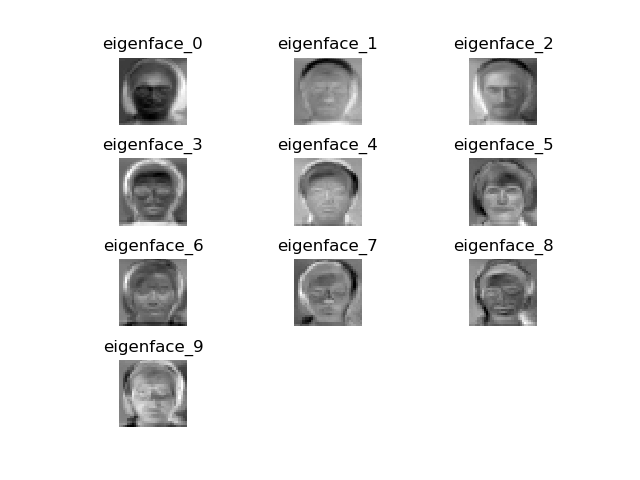
#> input picture computer_vision/PS6_export/ps06/ps6-1-b-1.png, 640 x 480 px, given as the content of the folder input_images/Yalefaces, which was not available
$ python experiment.py
#> lines starting #> are read from the running program, lines starting #| are printed output that depends on the picture; pictures that were not available may be replaced by others from this repository, and a replacement may not be noted
### computer_vision/PS6_export/ps06/ps6.py
"""Problem Set 6: PCA, Boosting, Haar Features, Viola-Jones."""
import numpy as np
import cv2
import os
from helper_classes import WeakClassifier, VJ_Classifier

# def show_image(img):
#     cv2.imshow('temp',img)
#     cv2.waitKey(0)

# assignment code
def load_images(folder, size=(32, 32)):
    """Load images to workspace.

    Args:
        folder (String): path to folder with images.
        size   (tuple): new image sizes

    Returns:
        tuple: two-element tuple containing:
            X (numpy.array): data matrix of flatten images
                             (row:observations, col:features) (float).
            y (numpy.array): 1D array of digit_locations (int).
    """
    regex = r"[0-9]+$"
    images_files = [f for f in os.listdir(folder) if f.endswith(".png")]
    array_of_labels = np.empty(len(images_files))
    flattened_imgs = np.empty(len(images_files))
    X = []
    for i in range(0,len(images_files)):
        image_name = images_files[i]
        img = cv2.imread(os.path.join(folder, image_name))
        grayed = cv2.cvtColor(img, cv2.COLOR_BGR2GRAY)
        img_small = cv2.resize(grayed, tuple(size))

        X.append(img_small.flatten())
        prefix_name = str(image_name.split('.')[0])
        found_label = prefix_name[-2:]
        array_of_labels[i] = str(int(found_label))

    flattened_imgs = np.asarray(X)
    return flattened_imgs, array_of_labels

def split_dataset(X, y, p):
    """Split dataset into training and test sets.

    Let M be the number of images in X, select N random images that will
    compose the training data (see np.random.permutation). The images that
    were not selected (M - N) will be part of the test data. Record the digit_locations
    accordingly.

    Args:
        X (numpy.array): 2D dataset.
        y (numpy.array): 1D array of digit_locations (int).
        p (float): Decimal value that determines the percentage of the data
                   that will be the training data.

    Returns:
        tuple: Four-element tuple containing:
            Xtrain (numpy.array): Training data 2D array.
            ytrain (numpy.array): Training data digit_locations.
            Xtest (numpy.array): Test data test 2D array.
            ytest (numpy.array): Test data digit_locations.
    """

    num_of_images = len(X)
    random_indices = np.random.permutation(num_of_images)
    ytrain = y[random_indices[:int(p*X.shape[0])]]
    Xtrain = X[random_indices[:int(p*X.shape[0])],:]
    ytest = y[random_indices[int(p*X.shape[0]):]]
    Xtest = X[random_indices[int(p*X.shape[0]):], :]
    return Xtrain, ytrain, Xtest, ytest

def get_mean_face(x):
    """Return the mean face.

    Calculate the mean for each column.

    Args:
        x (numpy.array): array of flattened images.

    Returns:
        numpy.array: Mean face.
    """

    return np.mean(x, axis=0)

def pca(X, k):
    """PCA Reduction method.

    Return the top k eigenvectors and eigenvalues using the covariance array
    obtained from X.


    Args:
        X (numpy.array): 2D data array of flatten images (row:observations,
                         col:features) (float).
        k (int): new dimension space

    Returns:
        tuple: two-element tuple containing
            eigenvectors (numpy.array): 2D array with the top k eigenvectors.
            eigenvalues (numpy.array): array with the top k eigenvalues.
    """

    mean_face = get_mean_face(X)
    x_minus_mean = np.subtract(X, mean_face)
    summation = np.dot(x_minus_mean.T, x_minus_mean)
    eigenvalues, eigenvectors = np.linalg.eigh(summation)
    sorted_eigenvalue_indices = np.argsort(eigenvalues)[::-1][0:k]
    list_to_array = []
    for index in sorted_eigenvalue_indices:
        list_to_array.append(eigenvalues[index])
    sorted_eigenvalue = np.asarray(list_to_array)
    sorted_eigenvectors = eigenvectors[:,sorted_eigenvalue_indices]
    return sorted_eigenvectors, sorted_eigenvalue


class Boosting:
    """Boosting classifier.

    Args:
        X (numpy.array): Data array of flattened images
                         (row:observations, col:features) (float).
        y (numpy.array): Labels array of shape (observations, ).
        num_iterations (int): number of iterations
                              (ie number of weak classifiers).

    Attributes:
        Xtrain (numpy.array): Array of flattened images (float32).
        ytrain (numpy.array): Labels array (float32).
        num_iterations (int): Number of iterations for the boosting loop.
        weakClassifiers (list): List of weak classifiers appended in each
                               iteration.
        alphas (list): List of alpha values, one for each classifier.
        num_obs (int): Number of observations.
        weights (numpy.array): Array of normalized weights, one for each
                               observation.
        eps (float): Error threshold value to indicate whether to update
                     the current weights or stop training.
    """

    # [65 lines left out: functions __init__, train, evaluate, predict, not called in this run]


class HaarFeature:
    """Haar-like features.

    Args:
        feat_type (tuple): Feature type {(2, 1), (1, 2), (3, 1), (2, 2)}.
        position (tuple): (row, col) position of the feature's top left corner.
        size (tuple): Feature's (height, width)

    Attributes:
        feat_type (tuple): Feature type.
        position (tuple): Feature's top left corner.
        size (tuple): Feature's width and height.
    """

    # [337 lines left out: functions __init__, _create_two_horizontal_feature, _create_two_vertical_feature, _create_three_horizontal_feature, _create_three_vertical_feature, _create_four_square_feature and 3 more, not called in this run]


class ViolaJones:
    """Viola Jones face detection method

    Args:
        pos (list): List of positive images.
        neg (list): List of negative images.
        integral_images (list): List of integral images.

    Attributes:
        haarFeatures (list): List of haarFeature objects.
        integralImages (list): List of integral images.
        classifiers (list): List of weak classifiers (VJ_Classifier).
        alphas (list): Alpha values, one for each weak classifier.
        posImages (list): List of positive images.
        negImages (list): List of negative images.
        labels (numpy.array): Positive and negative digit_locations.
    """
    # [142 lines left out: functions __init__, createHaarFeatures, train, predict, faceDetection, not called in this run]

### computer_vision/PS6_export/ps06/experiment.py
"""Problem Set 6: PCA, Boosting, Haar Features, Viola-Jones."""
import cv2
import os
import numpy as np
import matplotlib.pyplot as plt
import math

import ps6

# I/O directories
INPUT_DIR = "input_images"
OUTPUT_DIR = "./"

YALE_FACES_DIR = os.path.join(INPUT_DIR, 'Yalefaces')
FACES94_DIR = os.path.join(INPUT_DIR, 'faces94')
POS_DIR = os.path.join(INPUT_DIR, "pos")
NEG_DIR = os.path.join(INPUT_DIR, "neg")
NEG2_DIR = os.path.join(INPUT_DIR, "neg2")


# [6 lines left out: function load_images_from_dir, not called in this run]

# Utility function
def plot_eigen_faces(eig_vecs, fig_name="", visualize=False):
    r = np.ceil(np.sqrt(len(eig_vecs)))
    c = int(np.ceil(len(eig_vecs)/r))
    r = int(r)
    fig = plt.figure()

    for i,v in enumerate(eig_vecs):
        sp = fig.add_subplot(r,c,i+1)

        plt.imshow(v.reshape(32,32).real, cmap='gray')
        sp.set_title('eigenface_%i'%i)
        sp.axis('off')

    fig.subplots_adjust(hspace=.5)

    if visualize:
        plt.show()

    if not fig_name == "":
        plt.savefig("{}".format(fig_name))


# Functions you need to complete
def visualize_mean_face(x_mean, size, new_dims):
    """Rearrange the data in the mean face to a 2D array

    - Organize the contents in the mean face vector to a 2D array.
    - Normalize this image.
    - Resize it to match the new dimensions parameter

    Args:
        x_mean (numpy.array): Mean face values.
        size (tuple): x_mean 2D dimensions
        new_dims (tuple): Output array dimensions

    Returns:
        numpy.array: Mean face uint8 2D array.
    """

    reshape_img = np.reshape(x_mean,size)
    out_img = cv2.resize(reshape_img, new_dims)
    out_img = out_img.astype(int)
    return out_img


def part_1a_1b():

    orig_size = (192, 231)
    small_size = (32, 32)
    X, y = ps6.load_images(YALE_FACES_DIR, small_size)
#> in load_images, img is the input picture: shape (480, 640, 3); min 0, max 255, mean 232.3
#> in load_images, `img_small = cv2.resize(grayed, tuple(size))`:
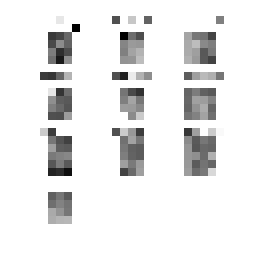
#> img_small: shape (32, 32) (shown 8 times larger); min 0, max 255, mean 232.8
#> y = [-1]

    # Get the mean face
    x_mean = ps6.get_mean_face(X)
#> x_mean = 1024 values, max 255 at index 0, min 0 at index 105, mean 232.8

    x_mean_image = visualize_mean_face(x_mean, small_size, orig_size)
#> in visualize_mean_face, `out_img = cv2.resize(reshape_img, new_dims)`:
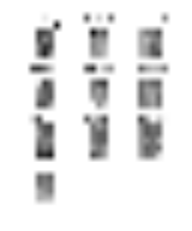
#> out_img: shape (231, 192) float64; min 9.36, max 255, mean 232.8

    cv2.imwrite(os.path.join(OUTPUT_DIR, "ps6-1-a-1.png"), x_mean_image)

    # PCA dimension reduction
    k = 10
    eig_vecs, eig_vals = ps6.pca(X, k)
#> in pca, `mean_face = get_mean_face(X)`: mean_face has the same summary as x_mean in part_1a_1b
#> in pca, `summation = np.dot(x_minus_mean.T, x_minus_mean)`: summation: shape (1024, 1024) float64; every value is 0
#> in pca, `eigenvalues, eigenvectors = np.linalg.eigh(summation)`:
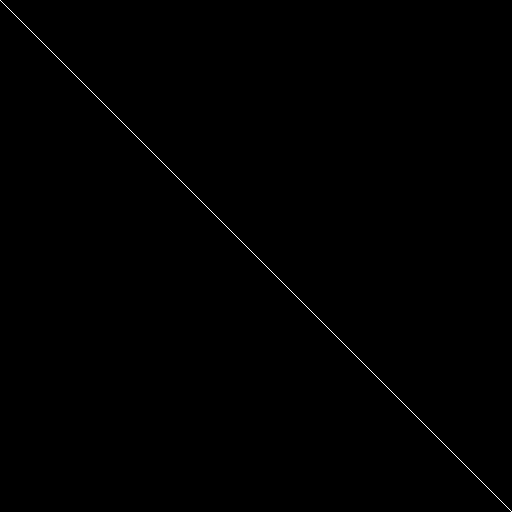
#> eigenvectors: shape (1024, 1024) float64 (shown at 1/2 size); values 0 (black) and 1 (white), 0.1% white in thin lines or dots
#> in pca, `eigenvalues, eigenvectors = np.linalg.eigh(summation)`: eigenvalues = 1024 values from 0 to 0
#> in pca, `sorted_eigenvalue_indices = np.argsort(eigenvalues)[::-1][0:k]`: sorted_eigenvalue_indices = [39, 38, 37, 36, 35, 34, 33, 32, 47, 46]
#> the loop in pca, `for index in sorted_eigenvalue_indices:` made 10 passes
#> index on passes 1 to 10: 39, 38, 37, 36, 35, 34, 33, 32, 47, 46
#> after the loop in pca, `for index in sorted_eigenvalue_indices:`: list_to_array = [0, 0, 0, 0, 0, 0, 0, 0, 0, 0]
#> eig_vals = [0, 0, 0, 0, 0, 0, 0, 0, 0, 0]


    plot_eigen_faces(eig_vecs.T, "ps6-1-b-1.png")
#> in plot_eigen_faces, `r = np.ceil(np.sqrt(len(eig_vecs)))`: r = 4
#> in plot_eigen_faces, `c = int(np.ceil(len(eig_vecs)/r))`: c = 3
#> the loop in plot_eigen_faces, `for i,v in enumerate(eig_vecs):` made 10 passes
#> in plot_eigen_faces, `plt.savefig("{}".format(fig_name))`:
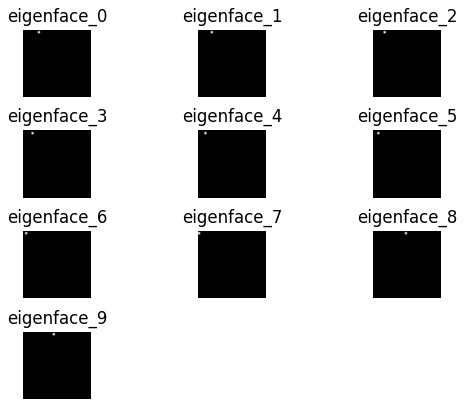
#> figure drawn by matplotlib, 10 panels


def part_1c():
    p = 0.66  # Select a split percentage value
    k = 33  # Select a value for k

    size = [32, 32]
    X, y = ps6.load_images(YALE_FACES_DIR, size)
#> y = [-1]
    Xtrain, ytrain, Xtest, ytest = ps6.split_dataset(X, y, p)
#> in split_dataset, `num_of_images = len(X)`: num_of_images = 1
#> in split_dataset, `random_indices = np.random.permutation(num_of_images)`: random_indices = [0]
#> in split_dataset, `ytrain = y[random_indices[:int(p*X.shape[0])]]`: ytrain = empty array
#> in split_dataset, `ytest = y[random_indices[int(p*X.shape[0]):]]`: ytest = [-1]
#> Xtrain = empty array; ytrain = empty array; ytest = [-1]

    # training
    mu = ps6.get_mean_face(Xtrain)
    eig_vecs, eig_vals = ps6.pca(Xtrain, k)
#> the loop in pca (call 2), `for index in sorted_eigenvalue_indices:` made 33 passes
#> eig_vals = 33 values from 0 to 0
    Xtrain_proj = np.dot(Xtrain - mu, eig_vecs)
#> Xtrain_proj = empty array

    # testing
    mu = ps6.get_mean_face(Xtest)
#> mu has the same summary as x_mean in part_1a_1b
    Xtest_proj = np.dot(Xtest - mu, eig_vecs)

    good = 0
    bad = 0

    for i, obs in enumerate(Xtest_proj):

        dist = [np.linalg.norm(obs - x) for x in Xtrain_proj]

        idx = np.argmin(dist)
        y_pred = ytrain[idx]

        if y_pred == ytest[i]:
            good += 1

        else:
            bad += 1
#> this loop made 1 pass
#> after the loop, bad = 0; good = 0

    print('Good predictions = ', good, 'Bad predictions = ', bad)
    print('{0:.2f}% accuracy'.format(100 * float(good) / (good + bad)))


# [129 lines left out: functions part_2a, part_3a, part_4_a_b, part_4_c, not called in this run]


if __name__ == "__main__":
    part_1a_1b()
#> (the run stopped early here; a loop or call above may not have finished)
